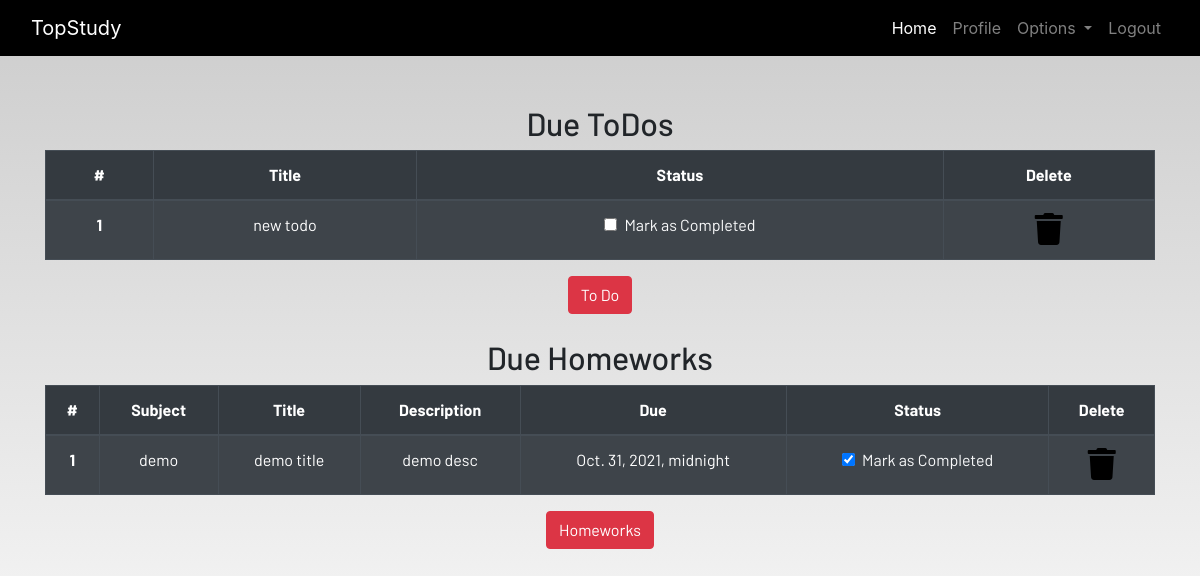
Page /profile/ (signed in) on the committed database.
### dashboard/models.py (models this page shows, shortened)
class Todo(models.Model):
    user = models.ForeignKey(User,on_delete=models.CASCADE)
    title = models.CharField(max_length=100)
    is_finished = models.BooleanField(default=False)

class Homework(models.Model):
    user = models.ForeignKey(User,on_delete=models.CASCADE)
    subject = models.CharField(max_length=50)
    title = models.CharField(max_length=100)
    description = models.TextField()
    due = models.DateTimeField()
    is_finished = models.BooleanField(default=False)

### dashboard/views.py (the view)
# urls.py: path('profile/' , dash_views.profile , name="profile"),
def profile(request):
    homeworks = Homework.objects.filter(is_finished= False,user = request.user)
    todos = Todo.objects.filter(is_finished= False,user = request.user)
    if len(homeworks) == 0:
        homework_done = True
    else:
        homework_done = False
    if len(todos) == 0:
        todos_done = True
    else:
        todos_done = False
    context ={
        'homeworks':homeworks,
        'todos':todos,
        'homework_done':homework_done,
        'todos_done':todos_done
    }
    return render(request , "dashboard/profile.html",context)

### dashboard/templates/dashboard/profile.html
{% extends 'dashboard/base.html' %}
{% load static %}
{% load crispy_forms_tags%}
{% block content %}
<section class="text-center">
    <div class="container">
    {% if not todos_done %}
        <h2>Due ToDos</h2>
        <table class="table table-striped table-bordered table-hover table-dark">
            <thead>
                <tr>
                    <th scope="col">#</th>
                    <th scope="col">Title</th>
                    <th scope="col">Status</th>
                    <th scope="col">Delete</th>
                </tr>
            </thead>
            <tbody>
                {% for todo in todos %}
                <tr>
                    <th scope="row">{{forloop.counter}}</th>
                    <td>{{todo.title}}</td>
                    <td>
                        <a href="{% url 'update_todo' todo.id %}">
                            <div class="form-check">
                                {% if todo.is_finished == True %}
                                <input class="form-check-input" type="checkbox" value="" checked >
                                {% else %}
                                <input class="form-check-input" type="checkbox" value=""  >
                                {% endif %}
                                <label class="form-check-label text-light" for="flexCheckDefault">
                                    Mark as Completed
                                </label>
                            </div>
                        </a>
                    </td>
                    <td><a href="{% url 'delete_todo' todo.id %}"><i class="fa fa-trash fa-2x"></i></a></td>
                </tr>
                {% endfor %}
            </tbody>
        </table>
        {% else %}
        <h3>All To dos are completed!!!!</h3>
        {% endif %}
        <a href="{% url 'todo' %}" class="btn btn-danger">To Do</a>
        <br><br>
        {% if not homework_done %}
        <h2>Due Homeworks</h2>
        <table class="table table-striped table-bordered table-hover table-dark">
            <thead>
                <tr>
                    <th scope="col">#</th>
                    <th scope="col">Subject</th>
                    <th scope="col">Title</th>
                    <th scope="col">Description</th>
                    <th scope="col">Due</th>
                    <th scope="col">Status</th>
                    <th scope="col">Delete</th>
                </tr>
            </thead>
            <tbody>
                {% for homework in homeworks %}
                <tr>
                    <th scope="row">{{forloop.counter}}</th>
                    <td>{{homework.subject}}</td>
                    <td>{{homework.title}}</td>
                    <td>{{homework.description}}</td>
                    <td>{{homework.due}}</td>
                    <td>
                        <a href="{% url 'update_homework' homework.id %}">
                            <div class="form-check">
                                {% if homework.is_finished == True %}
                                <input class="form-check-input" type="checkbox" value="" checked >
                                {% else %}
                                <input class="form-check-input" type="checkbox" value="" checked >
                                {% endif %}
                                <label class="form-check-label text-light" for="flexCheckDefault">
                                    Mark as Completed
                                </label>
                            </div>
                        </a>
                    </td>
                    <td><a href="{% url 'delete_homework' homework.id %}"><i class="fa fa-trash fa-2x"></i></a></td>
                </tr>
                {% endfor %}
            </tbody>
        </table>
        {% else %}
        <h3>All To homeworks are completed!!!!</h3>
        {% endif %}
        <a href="{% url 'homework' %}" class="btn btn-danger">Homeworks</a>
    </div>
</section>
{% endblock content %}

### static/css/main.css (style rules this page uses)
html { scroll-behavior: smooth; height: 100%; width: 100%; }
a { text-decoration: none !important; color: black; }
html, body { max-width: 100%; overflow-x: hidden; height: 100%; width: 100%; }
body { background: linear-gradient(rgba(0, 0, 0, 0.2), rgba(255, 255, 255, 0.5)); overflow-x: hidden; background-repeat: no-repeat; }
.fa { color: black; }

### rows in the picture
Todo: title "new todo"
Homework: subject "demo", title "demo title", description "demo desc", due "Oct. 31, 2021, midnight"
